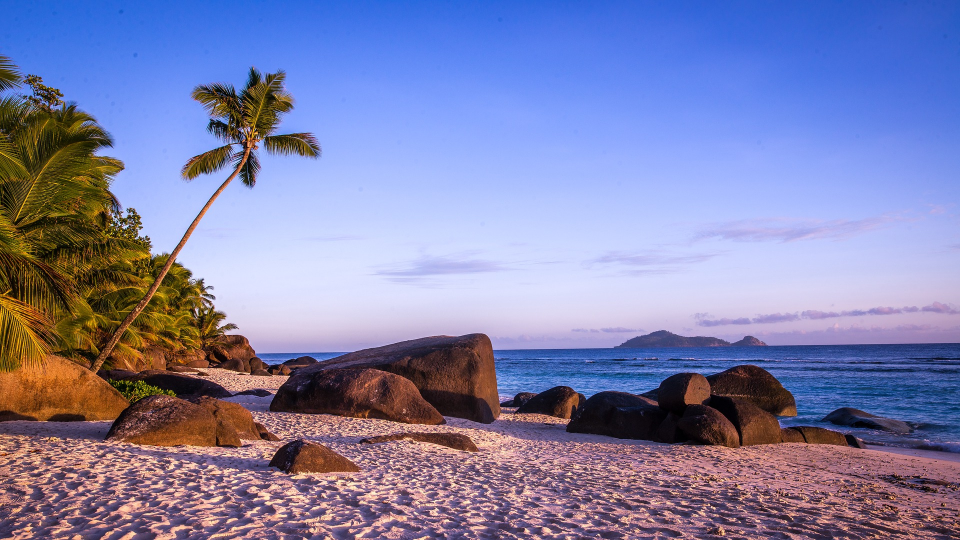
#> input picture images/Beach-Palm-Trees-Island-CC0.jpg, 1920 x 1080 px (shown at 1/2 size)
$ python scol64.py ../images/Beach-Palm-Trees-Island-CC0.jpg
#> lines starting #> are read from the running program, lines starting #| are printed output that depends on the picture
##
## scol64 Converting images to C64 format
## supports multicolor mode and color mixing
##
## by Wilfried Elmenreich 2018-19
##

from __future__ import print_function
from PIL import Image, ImageFilter, ImageEnhance
import math
import operator
import colorsys
import time
import argparse
import sys
import os
import struct
from io import BytesIO
from array import array

gla=0

sys.setrecursionlimit(2000)

c64basecolorsVICE = (0x000000,0xF1F1F1,0x9A6049,0xA667BA,0xA667BA,0x84C16E,0x624BB7,0xDCE58C,
                 0xA48040,0x706700,0xCD9985,0x717171,0x9F9F9F,0xBDE9A8,0xA18DE4,0xC3C3C3)

c64basecolorsVICE2 = (0x000000,0xFFFFFF,0x9A6049,0xA667BA,0xA667BA,0x84C16E,0x624BB7,0xDCE58C,
                 0xA48040,0x706700,0xCD9985,0x4A4A4A,0x7B7B7B,0xBDE9A8,0xA18DE4,0xB2B2B2)


c64basecolorsWeb = (0x000000,0xFFFFFF,0x880000,0xAAFFEE,0xCC44CC,0x00CC55,0x0000AA,0xEEEE77,
                 0xDD8855,0x664400,0xFF7777,0x333333,0x777777,0xAAFF66,0x0088FF,0xBBBBBB)

c64basecolorsPepto = (0x000000,0xFFFFFF,0x813338,0x75CEC8,0x8E3C97,0x56AC4D,0x2E2C9B,0xEDF171,
                      0x8E5029,0x553800,0xC46C71,0x4A4A4A,0x7B7B7B,0xA9FF9F,0x706DEB,0xB2B2B2)

c64basecolors=c64basecolorsVICE

lowflickercombinations42c= ((1,13),(1,7),(10,12),(10,14),(12,14),(12,15),(12,15),(13,15),
                         (2,12),(2,4),(3,13),(3,15),(3,5),(3,7),(4,8),(5,10),(5,12),
                         (5,14),(5,15),(6,12),(6,9),(7,13),(7,15),(8,12),(2,8),(9,11))


lowflickercombinations= ((2,4),(2,11),(3,15),(4,8),(5,10),(5,12),
                         (5,15),(6,9),(6,11),(7,13),(7,15),(9,11),(10,12),(10,14),(12,14),
                         (13,15))

#flickering (3,7),(12,15)(8,12),(2,9),(5,14),(3,13),(3,5),(1,13)(1,7),(2,8),,
#bad combinations (2,12)(3,15)(5,10)(6,9)

dithering=False
CM=0

# [8 lines left out: function makeExtColors, not called in this run]

def HextoRGB(RGBnumber):
    r=(RGBnumber & 0xFF0000) >> 16
    g=(RGBnumber & 0x00FF00) >> 8
    b=RGBnumber & 0x0000FF;
    return (r,g,b)

def RGBtoHex(c):
    return c[0]*0x10000+c[1]*0x100+c[2]

def combineHex(c1,c2):
    c=tuple(int(sum(x)/2) for x in zip(HextoRGB(c1), HextoRGB(c2)))
    return c[0]*0x10000+c[1]*0x100+c[2]

# [12 lines left out: functions isGray, diffRGB, not called in this run]

def addRGB(c1,c2):
    return (c1[0]+c2[0],c1[1]+c2[1],c1[2]+c2[2])

def scaleRGB(c,factor):
    return (c[0]*factor,c[1]*factor,c[2]*factor)

def combineRGB(c1,c2):
    c=tuple(int(sum(x)/2) for x in zip(c1, c2))
    return c

def intRGB(c):
    return (int(c[0]+0.5),int(c[1]+0.5),int(c[2]+0.5))

def reduceColors(pixelMap,width,height,colors,blobSizeMap):
    reducedImg=Image.new( 'RGB', (width,height), "black")
    reducedMap=reducedImg.load()
    RGBcolors=[HextoRGB(c) for c in colors]
    if dithering:
        errorMap=[[(0,0,0)]*height for i in range(width)]

        for y in range(height):
            for x in range(0,width):
                if blobSizeMap[x][y]==-1:
                    colors=RGBcolors[:16]
                else:
                    colors=RGBcolors
                cr=nearestColor(addRGB(pixelMap[x,y],errorMap[x][y]),colors)[0]
                reducedMap[x,y]=cr
                distributeError(diffRGB(cr,pixelMap[x,y]),errorMap,x,y,width,height)
    else:
        for y in range(height):
            for x in range(0,width):
                if blobSizeMap[x][y]==-1:
                    colors=RGBcolors[:16]
                else:
                    colors=RGBcolors
                cr=nearestColor(pixelMap[x,y],RGBcolors)[0]
                reducedMap[x,y]=cr
    return reducedImg

# [25 lines left out: functions getHistogramBaseColors, imageColorScore, not called in this run]

def getHistogram(imgMap,x1,x2,y1,y2):
    hist={}
    for y in range(y1,y2):
        for x in range(x1,x2):
            c=imgMap[x,y]
            if c in hist:
                hist[c]=hist[c]+1
            else:
                hist[c]=1
            #give pixels at borders more weight to avoid discontinuitues across 8x8 blocks
            if y==y1 or y==y2-1:
                hist[c]=hist[c]+1
            if x==x1 or x==x2-1:
                hist[c]=hist[c]+1
    return sorted(hist.items(), key=operator.itemgetter(1), reverse=True)

# [141 lines left out: functions getmostneededcolor, getblockcolset, getSprAddr, quantifyCTG, not called in this run]

def quantify8x8(reducedMap,width,height,colors):
    totalhist=getHistogram(reducedMap,0,width,0,height)
    besterr=1e9
    blockhistos=[[0]*40 for i in range(25)]
    currentcolset=[[0]*40 for i in range(25)]
    for yb in range(25):
        for xb in range(40):
            blockhistos[yb][xb]=getHistogram(reducedMap,xb*4,xb*4+4,yb*8,yb*8+8)
    for c0 in [x[0] for x in totalhist[:4]]:
        err=0
        for yb in range(25):
            for xb in range(40):
                if err>besterr: continue
                besterrb=1e12
                blockhist=blockhistos[yb][xb]
                blockcols=[x[0] for x in blockhist]
                if c0 in blockcols:
                    blockcols.remove(c0)
                if len(blockcols)<3:
                    currentcolset[yb][xb]=([c0]+blockcols+[(0,0,0)]*3)[:4]
                    continue #block can be shown without error
                for i1 in range(len(blockcols)-1):
                    c1=blockcols[i1]
                    for i2 in range(i1+1,len(blockcols)):
                        c2=blockcols[i1]
                        for c3 in c64basecolors:
                            c3=HextoRGB(c3)
                            if c3 in [c0,c1,c2]:
                                continue
                            errb=evaluate(blockhist,c0,c1,c2,c3,besterrb)
                            if errb<besterrb:
                                besterrb=errb
                                currentcolset[yb][xb]=[c0,c1,c2,c3]
                err+=besterrb
        if err<besterr:
            bestc0=c0
            besterr=err
            bestcolset = [row[:] for row in currentcolset]
    #now generate the bitmap
    c0=bestc0
    bitmap=[]
    colram=[]
    scr1=[]
    scr2=[]
    c0i=colorcode[c64extcolors.index(RGBtoHex(c0))]
    for yb in range(25):
        for xb in range(40):
            blockcolors=bestcolset[yb][xb]
            c1i=colorcode[c64extcolors.index(RGBtoHex(blockcolors[1]))]
            c2i=colorcode[c64extcolors.index(RGBtoHex(blockcolors[2]))]
            c3i=colorcode[c64extcolors.index(RGBtoHex(blockcolors[3]))]
            colram.append(c3i)
            scr1.append(16*(c1i & 15) + (c2i & 15))
            if c1i>15:
                c1i=c1i/16
            if c2i>15:
                c2i=c2i/16
            scr2.append(16*(c1i & 15) + (c2i & 15))
            for y in range(yb*8,yb*8+8):
                b=0
                for x in range(xb*4,xb*4+4):
                    c=reducedMap[x,y]
                    cused=nearestColor(c,blockcolors)[0]
                    ind=blockcolors.index(cused)
                    b=b*4+ind
                bitmap.append(b)
    return [bitmap,scr1,scr2,colram,[c0i]]

# [44 lines left out: functions floodFill, determineBlobSizes, not called in this run]

def evaluate(blockhist,c0,c1,c2,c3,besterrb):
    errsum=0
    for x in blockhist:
        colerr=nearestColor(x[0],[c0,c1,c2,c3])[1]
        if colerr>0:
            colerr+=20
        errsum+=x[1]*colerr
        if errsum>=besterrb:
            break
    return errsum


#implementation of Floyd-Steinberg Dithering algorithm
#weights are adapted to wide pixels and have an intensity scaler
# [21 lines left out: functions distributeError, OrigFSdistributeError, not called in this run]

def nearestColor(rgb,RGBcolors):
    besterr=1e9
    for i in range(len(RGBcolors)):
        e=ColorDiff(rgb,RGBcolors[i])
        if i>15:
            e=e*1.2
        if e<besterr:
            bestmatch=i
            besterr=e
    return RGBcolors[bestmatch],besterr

# Convert from RGB to Lab Color Space
# [21 lines left out: function Lab, not called in this run]

def deltaE(lab1,lab2):
    return math.sqrt((lab1[0]-lab2[0])**2+(lab1[1]-lab2[1])**2+(lab1[2]-lab2[2])**2)

# Speed of ColorDiff is central for overall performance

def ColorDiff(rgb1,rgb2):
    #simple model
    if CM==0:
        b=(rgb1[0]+rgb2[0]+rgb1[1]+rgb2[1]+rgb1[2]+rgb2[2])/6.0+1
        r=(rgb1[0]+rgb2[0])/(2.0*255.0)
        br=r*((rgb1[0]-rgb2[0])**2-(rgb1[2]-rgb2[2])**2)
        cD=2*(rgb1[0]-rgb2[0])**2 + 4*(rgb1[1]-rgb2[1])**2 + 3*(rgb1[2]-rgb2[2])**2 + br
    else:
        #convert colors to Lab space
        lab1 = Lab(rgb1)
        lab2 = Lab(rgb2)
        cD=deltaE(lab1,lab2)
    return cD

# [9 lines left out: function save64, not called in this run]

# [30 lines of commented-out code are left out]


tstart=time.time()
# Parse command-line arguments
parser = argparse.ArgumentParser(description='Convert an image to a switched multicolor image on the C64.')
parser.add_argument("filename", help="File to be converted.")
parser.add_argument("-d", "--display", help="display image after conversion",
                    action="store_true", default=False)
parser.add_argument("-m", "--mixedcolors", help="use mixed colors",
                    action="store_true", default=False)

parser.add_argument("-c","--colorcomparison", help="Select model for color comparison: simple, CIE1976 (more accurate)")
parser.add_argument("--dither", nargs="?", type=int, const=20,
                    help="Enable dithering")
parser.add_argument("--nograydither", help="Don't differ gray pixels.",
                    action="store_true", default=False)
parser.add_argument("-b","--maxFlickerBlobSize", nargs="?", type=int, const=0,
                    help="Define largest allowed blob of switched color")
parser.add_argument("--reportExecutionTime", help="Report execution time",
                    action="store_true", default=False)
parser.add_argument("--optimize", help="Optimze image for best color range",
                    action="store_true", default=False)
parser.add_argument("-v","--verbose", help="Report status information via console",
                    action="store_true", default=False)
parser.add_argument("--format", help="select output format: Koala, CTG, CTGhimem, CTGnoviewer, SCOL")
parser.add_argument("-p","--palette", help="Palette to use: web, vice, vicedark, pepto")
parser.add_argument("-o", "--outfile", help="save converted image")
parser.add_argument("--png", help="save converted image as png")


args = parser.parse_args()
if args.verbose:
    # [17 lines left out: functions vprint, vprintln, not called in this run]
else:
    vprint = lambda *a: None      # do-nothing function
    vprintln = vprint
if args.dither:
    FSweights=[-7.0/32,-14.0/32,-3.0/32,-1.0/32]
    FSweights=[x*args.dither/100.0 for x in FSweights]
    dithering=True
targetformat='Koala'
if args.format:
    if args.format.lower() == 'koala':
        targetformat='Koala'
    elif args.format.lower() == 'ctg':
        targetformat='CTG'
    elif args.format.lower() == 'ctghimem':
        targetformat='CTGhimem'
    elif args.format.lower() == 'ctgnoviewer':
        targetformat='CTGnoviewer'
    elif args.format.lower() == 'scol':
        targetformat='SCOL'
    else:
        sys.stderr.write('Unknown or unsupported format, please specify Koala, SCOL or CTG.')
        sys.exit(1)
if args.mixedcolors:
    if targetformat!='SCOL':
        sys.stderr.write('Option --mixedcolors only works with SCOL format.')
        sys.exit(1)

if args.colorcomparison:
    if args.colorcomparison=='CIE2000' or args.colorcomparison=='CIE':
        CM=1
    elif args.colorcomparison=='simple':
        CM=0
    else:
        sys.stderr.write('Unknown color model, please specify simple or CIE2000.')
        sys.exit(1)

if args.palette:
    if args.palette=='web':
        c64basecolors=c64basecolorsWeb
    elif args.palette=='pepto':
        c64basecolors=c64basecolorsPepto
    elif args.palette=='vice':
        c64basecolors=c64basecolorsVICE
    elif args.palette=='vicedark':
        c64basecolors=c64basecolorsVICE2
    else:
        sys.stderr.write('Unknown palette, please specify web, vice, or pepto.')
        sys.exit(1)

if args.nograydither:
    #overwrite gray values
    col_lst = list(c64basecolors)
    col_lst[11] = 0x606060 # dark gray
    col_lst[12] = 0x909090 #0x8A8A8A # mid gray
    col_lst[15] = 0xB3B3B3 # light gray
    c64basecolors = tuple(col_lst)
##

t0=time.time()
if args.mixedcolors:
    vprint("Mixing paint...")
    makeExtColors()
    vprintln("using",len(c64extcolors),"colors.")
else:
    c64extcolors=c64basecolors
    colorcode=range(len(c64basecolors))
    vprintln("Using",len(c64extcolors),"colors.")
#Read image
loadedim = Image.open( args.filename ) #forumromanum4 terminator320
#> loadedim is the input picture: PIL image 1920x1080 RGB; mean R, G, B 127.8, 128.7, 170.5
#Applying a filter to the image
img0 = loadedim.filter( ImageFilter.UnsharpMask(radius=2, percent=50, threshold=3))

if targetformat in ['Koala','SCOL','CTG','CTGhimem','CTGnoviewer']:
    #size to 160x200 (fat pixel)
    img0=img0.resize((160, 200))
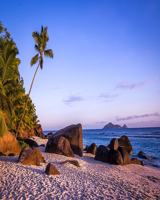
#> img0: PIL image 160x200 RGB; mean R, G, B 127.3, 128.9, 170.8

#if args.nufli:
#    #size to 320x200
#    img0=img0.resize((320, 200))


bestimg=img0
#generate multiple image candidates with different brightness, contrast and color saturation
#this option requires a lot of computation time
if args.optimize:
    imgcandidates=[]
    variants=[]
    for brightness in [0.8,1.0,1.2]:
        img2=ImageEnhance.Brightness(img0).enhance(brightness)
        for contrast in [1.0,1.5]:
            img3=ImageEnhance.Contrast(img2).enhance(contrast)
            for saturation in [1.0,1.5]:
                img4 = ImageEnhance.Color(img3).enhance(saturation)
                s="brightness="+str(brightness)+",contrast="+str(contrast)+",saturation="+str(saturation)
                imgcandidates.append(img4)
                variants.append(s)
    bestscore=0
    for i in range(len(imgcandidates)):
        im=imgcandidates[i]
        if len(imgcandidates)>1:
            vprintln("Testing variant",variants[i])
        pixelMap = im.load() #create the pixel map
        dummyBlobs=[[0]*im.height for i in range(im.width)]
        reducedImg=reduceColors(pixelMap,im.width,im.height,c64extcolors,dummyBlobs)
        reducedMap=reducedImg.load()
        jpg_file = BytesIO()
        reducedImg.save(jpg_file, 'jpeg')
        filesize_jpeg = jpg_file.tell()
        vprintln("size=", filesize_jpeg)
        score=imageColorScore(reducedMap,im.width,im.height,c64extcolors)
        #score=filesize_jpeg
        if score>bestscore:
            bestscore=score
            bestimg=im
            bestreducedmap=reducedMap
else:
    pixelMap = img0.load() #create the pixel map
    dummyBlobs=[[0]*img0.height for i in range(img0.width)]
    reducedImg=reduceColors(pixelMap,img0.width,img0.height,c64extcolors,dummyBlobs)
#> in reduceColors, `reducedImg=Image.new( 'RGB', (width,height), "black")`: reducedImg: PIL image 160x200 RGB; every value is 0
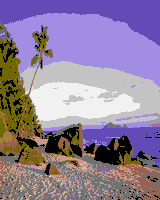
#> reducedImg: PIL image 160x200 RGB; mean R, G, B 143.5, 128.7, 153.6
    bestreducedmap=reducedImg.load()

im=bestimg
pixelMap = im.load()
reducedMap=bestreducedmap
vprintln("Image colors reduced to",len(c64extcolors),"in","%.1f" % (time.time()-t0),"seconds.")
if args.mixedcolors and args.maxFlickerBlobSize>0:
    t0=time.time()
    vprint("Checking for large color blobs...")
    blobSizeMap=determineBlobSizes(reducedMap,im.width,im.height)
    #mark all larger blobs as forbidden
    forbiddenBlobs=False
    for i in range(len(blobSizeMap)):
        for j in range(len(blobSizeMap[0])):
            if blobSizeMap[i][j]>=args.maxFlickerBlobSize:
                blobSizeMap[i][j]=-1
                forbiddenBlobs=True
    #redo
    if forbiddenBlobs:
        reducedImg=reduceColors(pixelMap,im.width,im.height,c64extcolors,blobSizeMap)
        reducedMap=reducedImg.load()
    vprintln( "done in","%.1f" % (time.time()-t0),"seconds.")
t0=time.time()
if targetformat=='Koala' or targetformat=='SCOL':
    vprint("Quantifying, this may take a while...")
    img42=quantify8x8(reducedMap,im.width,im.height,c64extcolors)
#> (the run stopped early here; a loop or call above may not have finished)
